Frame 1 (no input): blank canvas, image omitted
Frame 60 (the mouse pressed at the canvas centre just before this capture): blank canvas, image omitted
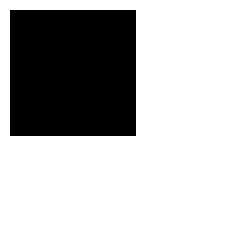
Frame 120 (the mouse held since frame 60 and released just before this capture)

The Processing sketch whose frames 1 and 60 were blank and that drew this single picture after the mouse press (run headless with seeded random() and noise(); from frame 60 on, the mouse is pressed at the canvas centre):

// Processing sketch: Changing_Lights
// ── Changing_Lights.pde
int Size = 0;
int Size2 = 0;
int Colour = 20;
int Colour2 = 10;

void setup () {
  size (250,250);
  background (255);
  
}

void draw () {
  background(255);
  Size = mouseX;
  Size2 = mouseY;
  fill (0,Colour,Colour2);
  rect (10,10,mouseX,mouseY);
  if (Size > 50) {
    Colour += 10;
  }
  
  if (Size > 100) {
     Colour += 10;
  }
  
  if (Size > 150) {
    Colour += 10;
  }
  
  if (Size > 200) {
    Colour += 10;
  }
  
  if (Size > 250) {
    Colour += 10;
  }
  
  if (Size2 > 50) {
    Colour2+= 10;
  }
  
  if (Size2 > 100) {
  Colour2 += 10;
  }
  
  if (Size2 > 150) {
    Colour2 += 10;
  }
  
  if (Size2 > 200) {
    Colour2 += 10;
  }
  
  if (Size2 > 250) {
    Colour2 += 10;
  }
  
  // Going up code:
  
  if (Size < 50) {
    Colour -= 10;
  }
  
  if (Size < 100) {
  Colour -= 10;
  }
  
  if (Size < 150) {
    Colour -= 10;
  }
  
  if (Size < 200) {
    Colour += 10;
  }
  
  if (Size < 250) {
    Colour -= 10;
  }
  
  if (Size2 < 50) {
    Colour2-= 10;
  }
  
  if (Size2 < 100) {
  Colour2 -= 10;
  }
  
  if (Size2 < 150) {
    Colour2 -= 10;
  }
  
  if (Size2 < 200) {
    Colour2 -= 10;
  }
  
  if (Size2 < 250) {
    Colour2 -= 10;
  }
}
 
  
  
  
 
